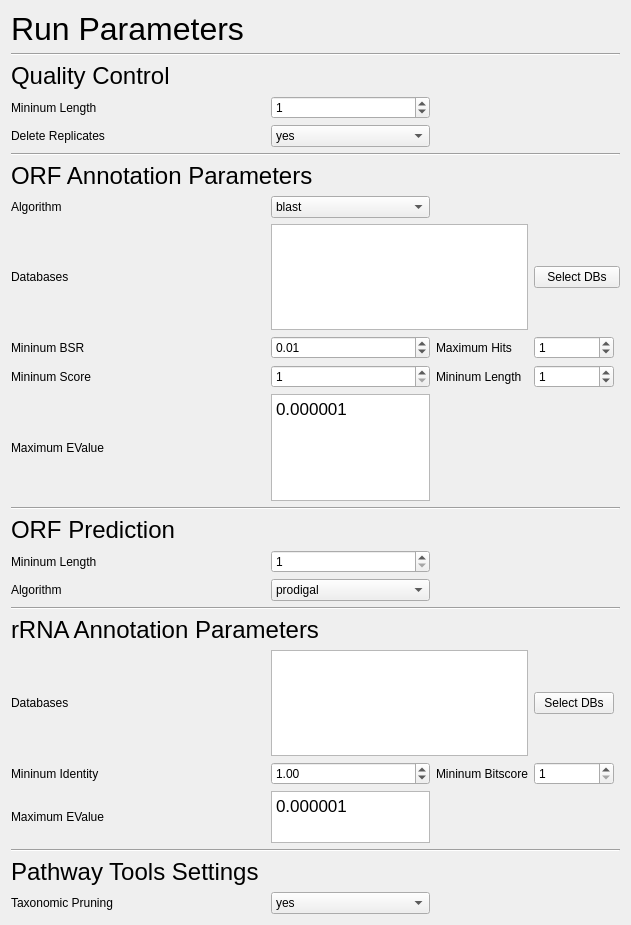
<?xml version="1.0" encoding="UTF-8"?>
<ui version="4.0">
 <class>SettingsTab</class>
 <widget class="QWidget" name="SettingsTab">
  <property name="geometry">
   <rect>
    <x>0</x>
    <y>0</y>
    <width>631</width>
    <height>925</height>
   </rect>
  </property>
  <property name="windowTitle">
   <string>Form</string>
  </property>
  <layout class="QGridLayout" name="gridLayout">
   <item row="14" column="2">
    <widget class="QSpinBox" name="annotationMIN_SCORE">
     <property name="minimum">
      <number>1</number>
     </property>
     <property name="maximum">
      <number>10000</number>
     </property>
    </widget>
   </item>
   <item row="27" column="0" colspan="2">
    <widget class="QLabel" name="label_17">
     <property name="text">
      <string>Maximum EValue</string>
     </property>
    </widget>
   </item>
   <item row="16" column="2">
    <widget class="QTextEdit" name="annotationMAX_EVALUE">
     <property name="minimumSize">
      <size>
       <width>139</width>
       <height>0</height>
      </size>
     </property>
     <property name="html">
      <string>&lt;!DOCTYPE HTML PUBLIC &quot;-//W3C//DTD HTML 4.0//EN&quot; &quot;http://www.w3.org/TR/REC-html40/strict.dtd&quot;&gt;
&lt;html&gt;&lt;head&gt;&lt;meta name=&quot;qrichtext&quot; content=&quot;1&quot; /&gt;&lt;style type=&quot;text/css&quot;&gt;
p, li { white-space: pre-wrap; }
&lt;/style&gt;&lt;/head&gt;&lt;body style=&quot; font-family:'Lucida Grande'; font-size:13pt; font-weight:400; font-style:normal;&quot;&gt;
&lt;p style=&quot; margin-top:0px; margin-bottom:0px; margin-left:0px; margin-right:0px; -qt-block-indent:0; text-indent:0px;&quot;&gt;0.000001&lt;/p&gt;&lt;/body&gt;&lt;/html&gt;</string>
     </property>
    </widget>
   </item>
   <item row="18" column="0" colspan="3">
    <widget class="QLabel" name="label_4">
     <property name="font">
      <font>
       <pointsize>18</pointsize>
      </font>
     </property>
     <property name="text">
      <string>ORF Prediction</string>
     </property>
    </widget>
   </item>
   <item row="9" column="0" colspan="4">
    <widget class="QLabel" name="label_7">
     <property name="font">
      <font>
       <pointsize>18</pointsize>
      </font>
     </property>
     <property name="text">
      <string>ORF Annotation Parameters</string>
     </property>
    </widget>
   </item>
   <item row="12" column="2">
    <widget class="QDoubleSpinBox" name="annotationMIN_BSR">
     <property name="minimum">
      <double>0.000000000000000</double>
     </property>
     <property name="maximum">
      <double>1.000000000000000</double>
     </property>
     <property name="singleStep">
      <double>0.010000000000000</double>
     </property>
     <property name="value">
      <double>0.010000000000000</double>
     </property>
    </widget>
   </item>
   <item row="25" column="5">
    <widget class="QSpinBox" name="rrnaMIN_BITSCORE">
     <property name="minimum">
      <number>1</number>
     </property>
     <property name="maximum">
      <number>10000</number>
     </property>
    </widget>
   </item>
   <item row="23" column="2" colspan="3">
    <widget class="QTextEdit" name="rrnaREFDBS">
     <property name="verticalScrollBarPolicy">
      <enum>Qt::ScrollBarAlwaysOff</enum>
     </property>
     <property name="horizontalScrollBarPolicy">
      <enum>Qt::ScrollBarAlwaysOff</enum>
     </property>
     <property name="lineWrapMode">
      <enum>QTextEdit::NoWrap</enum>
     </property>
    </widget>
   </item>
   <item row="25" column="2">
    <widget class="QDoubleSpinBox" name="rrnaMIN_IDENTITY">
     <property name="decimals">
      <number>2</number>
     </property>
     <property name="minimum">
      <double>0.000000000000000</double>
     </property>
     <property name="singleStep">
      <double>1.000000000000000</double>
     </property>
     <property name="value">
      <double>1.000000000000000</double>
     </property>
    </widget>
   </item>
   <item row="25" column="0" colspan="2">
    <widget class="QLabel" name="label_18">
     <property name="text">
      <string>Mininum Identity</string>
     </property>
    </widget>
   </item>
   <item row="16" column="0" colspan="2">
    <widget class="QLabel" name="label_11">
     <property name="text">
      <string>Maximum EValue</string>
     </property>
    </widget>
   </item>
   <item row="5" column="2">
    <widget class="QSpinBox" name="quality_controlMIN_LENGTH">
     <property name="maximum">
      <number>99999999</number>
     </property>
     <property name="value">
      <number>1</number>
     </property>
    </widget>
   </item>
   <item row="6" column="2">
    <widget class="QComboBox" name="quality_controlDELETE_REPLICATES">
     <item>
      <property name="text">
       <string>yes</string>
      </property>
     </item>
     <item>
      <property name="text">
       <string>no</string>
      </property>
     </item>
    </widget>
   </item>
   <item row="14" column="3" colspan="2">
    <widget class="QLabel" name="label_13">
     <property name="text">
      <string>Mininum Length</string>
     </property>
    </widget>
   </item>
   <item row="23" column="0">
    <widget class="QLabel" name="label_16">
     <property name="text">
      <string>Databases</string>
     </property>
    </widget>
   </item>
   <item row="28" column="0" colspan="7">
    <widget class="Line" name="line_4">
     <property name="orientation">
      <enum>Qt::Horizontal</enum>
     </property>
    </widget>
   </item>
   <item row="10" column="2">
    <widget class="QComboBox" name="annotationALGORITHM">
     <item>
      <property name="text">
       <string>blast</string>
      </property>
     </item>
     <item>
      <property name="text">
       <string>last</string>
      </property>
     </item>
    </widget>
   </item>
   <item row="11" column="0">
    <widget class="QLabel" name="label_9">
     <property name="text">
      <string>Databases</string>
     </property>
    </widget>
   </item>
   <item row="0" column="0" colspan="3">
    <widget class="QLabel" name="label_22">
     <property name="font">
      <font>
       <pointsize>24</pointsize>
      </font>
     </property>
     <property name="text">
      <string>Run Parameters</string>
     </property>
    </widget>
   </item>
   <item row="21" column="0" colspan="7">
    <widget class="Line" name="line_3">
     <property name="orientation">
      <enum>Qt::Horizontal</enum>
     </property>
    </widget>
   </item>
   <item row="22" column="0" colspan="4">
    <widget class="QLabel" name="label_15">
     <property name="font">
      <font>
       <pointsize>18</pointsize>
      </font>
     </property>
     <property name="text">
      <string>rRNA Annotation Parameters</string>
     </property>
    </widget>
   </item>
   <item row="1" column="0" colspan="7">
    <widget class="Line" name="line_2">
     <property name="orientation">
      <enum>Qt::Horizontal</enum>
     </property>
    </widget>
   </item>
   <item row="8" column="0" colspan="7">
    <widget class="Line" name="line">
     <property name="orientation">
      <enum>Qt::Horizontal</enum>
     </property>
    </widget>
   </item>
   <item row="2" column="0" colspan="3">
    <widget class="QLabel" name="label">
     <property name="font">
      <font>
       <pointsize>18</pointsize>
      </font>
     </property>
     <property name="text">
      <string>Quality Control</string>
     </property>
    </widget>
   </item>
   <item row="31" column="2">
    <widget class="QComboBox" name="ptools_settingsTAXONOMIC_PRUNING">
     <item>
      <property name="text">
       <string>yes</string>
      </property>
     </item>
     <item>
      <property name="text">
       <string>no</string>
      </property>
     </item>
    </widget>
   </item>
   <item row="10" column="0">
    <widget class="QLabel" name="label_8">
     <property name="text">
      <string>Algorithm</string>
     </property>
    </widget>
   </item>
   <item row="14" column="0">
    <widget class="QLabel" name="label_12">
     <property name="text">
      <string>Mininum Score</string>
     </property>
    </widget>
   </item>
   <item row="12" column="0">
    <widget class="QLabel" name="label_10">
     <property name="text">
      <string>Mininum BSR</string>
     </property>
    </widget>
   </item>
   <item row="17" column="0" colspan="7">
    <widget class="Line" name="line_5">
     <property name="orientation">
      <enum>Qt::Horizontal</enum>
     </property>
    </widget>
   </item>
   <item row="30" column="0">
    <widget class="QLabel" name="label_20">
     <property name="font">
      <font>
       <pointsize>18</pointsize>
      </font>
     </property>
     <property name="text">
      <string>Pathway Tools Settings</string>
     </property>
    </widget>
   </item>
   <item row="6" column="0" colspan="2">
    <widget class="QLabel" name="label_3">
     <property name="text">
      <string>Delete Replicates</string>
     </property>
    </widget>
   </item>
   <item row="23" column="5">
    <widget class="QPushButton" name="rrnaREFDBSButton">
     <property name="text">
      <string>Select DBs</string>
     </property>
    </widget>
   </item>
   <item row="5" column="0" colspan="2">
    <widget class="QLabel" name="label_2">
     <property name="text">
      <string>Mininum Length</string>
     </property>
    </widget>
   </item>
   <item row="12" column="3">
    <widget class="QLabel" name="label_14">
     <property name="text">
      <string>Maximum Hits</string>
     </property>
    </widget>
   </item>
   <item row="27" column="2">
    <widget class="QTextEdit" name="rrnaMAX_EVALUE">
     <property name="maximumSize">
      <size>
       <width>16777215</width>
       <height>52</height>
      </size>
     </property>
     <property name="html">
      <string>&lt;!DOCTYPE HTML PUBLIC &quot;-//W3C//DTD HTML 4.0//EN&quot; &quot;http://www.w3.org/TR/REC-html40/strict.dtd&quot;&gt;
&lt;html&gt;&lt;head&gt;&lt;meta name=&quot;qrichtext&quot; content=&quot;1&quot; /&gt;&lt;style type=&quot;text/css&quot;&gt;
p, li { white-space: pre-wrap; }
&lt;/style&gt;&lt;/head&gt;&lt;body style=&quot; font-family:'Lucida Grande'; font-size:13pt; font-weight:400; font-style:normal;&quot;&gt;
&lt;p style=&quot; margin-top:0px; margin-bottom:0px; margin-left:0px; margin-right:0px; -qt-block-indent:0; text-indent:0px;&quot;&gt;0.000001&lt;/p&gt;&lt;/body&gt;&lt;/html&gt;</string>
     </property>
    </widget>
   </item>
   <item row="11" column="5" colspan="2">
    <widget class="QPushButton" name="annotationDBSButton">
     <property name="text">
      <string>Select DBs</string>
     </property>
    </widget>
   </item>
   <item row="12" column="5">
    <widget class="QSpinBox" name="annotationMAX_HITS">
     <property name="minimum">
      <number>0</number>
     </property>
     <property name="maximum">
      <number>1000</number>
     </property>
     <property name="value">
      <number>1</number>
     </property>
    </widget>
   </item>
   <item row="11" column="2" colspan="3">
    <widget class="QTextEdit" name="annotationDBS">
     <property name="verticalScrollBarPolicy">
      <enum>Qt::ScrollBarAlwaysOff</enum>
     </property>
     <property name="horizontalScrollBarPolicy">
      <enum>Qt::ScrollBarAlwaysOff</enum>
     </property>
     <property name="lineWrapMode">
      <enum>QTextEdit::NoWrap</enum>
     </property>
    </widget>
   </item>
   <item row="14" column="5">
    <widget class="QSpinBox" name="annotationMIN_LENGTH">
     <property name="maximum">
      <number>1000</number>
     </property>
     <property name="value">
      <number>1</number>
     </property>
    </widget>
   </item>
   <item row="31" column="0" colspan="2">
    <widget class="QLabel" name="label_21">
     <property name="text">
      <string>Taxonomic Pruning</string>
     </property>
    </widget>
   </item>
   <item row="25" column="3" colspan="2">
    <widget class="QLabel" name="label_19">
     <property name="text">
      <string>Mininum Bitscore</string>
     </property>
    </widget>
   </item>
   <item row="19" column="0" colspan="2">
    <widget class="QLabel" name="label_6">
     <property name="text">
      <string>Mininum Length</string>
     </property>
    </widget>
   </item>
   <item row="19" column="2">
    <widget class="QSpinBox" name="orf_predictionMIN_LENGTH">
     <property name="minimum">
      <number>1</number>
     </property>
     <property name="maximum">
      <number>10000</number>
     </property>
    </widget>
   </item>
   <item row="20" column="0" colspan="2">
    <widget class="QLabel" name="label_5">
     <property name="text">
      <string>Algorithm</string>
     </property>
    </widget>
   </item>
   <item row="20" column="2">
    <widget class="QComboBox" name="orf_predictionALGORITHM">
     <item>
      <property name="text">
       <string>prodigal</string>
      </property>
     </item>
    </widget>
   </item>
  </layout>
 </widget>
 <resources/>
 <connections/>
</ui>
